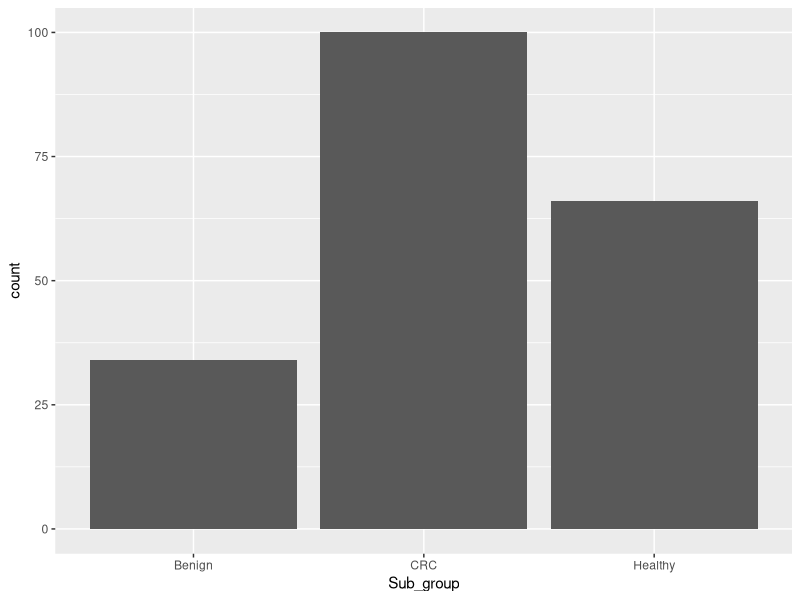
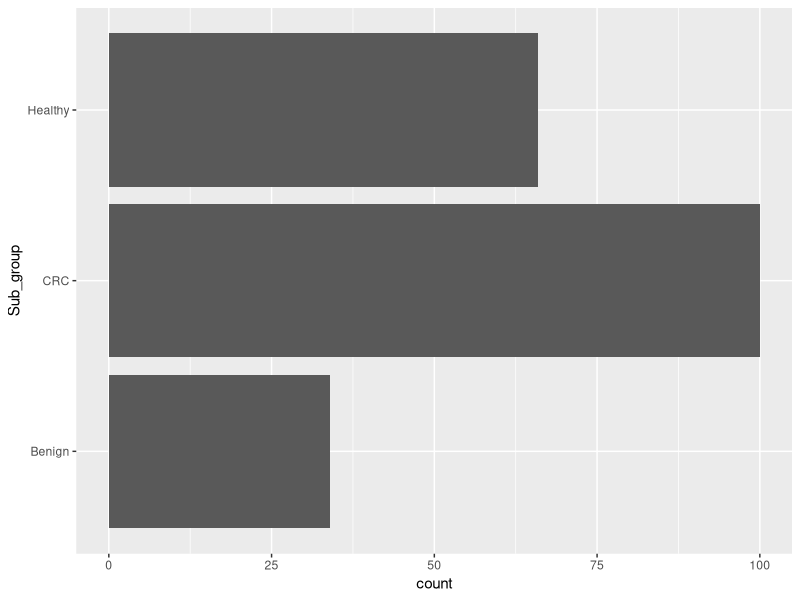
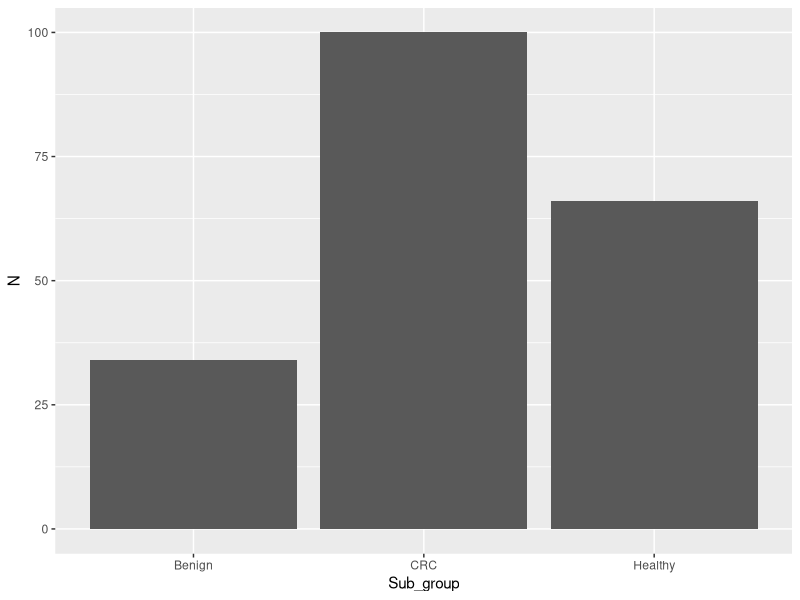
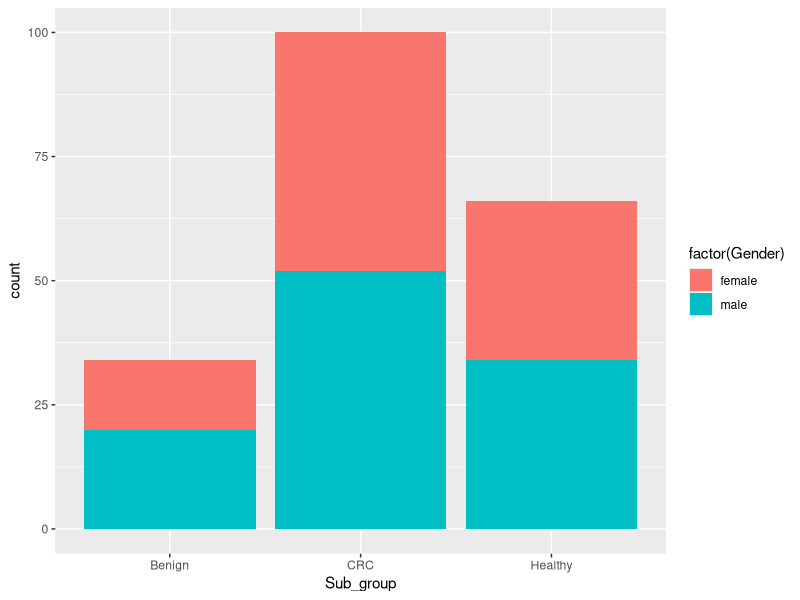
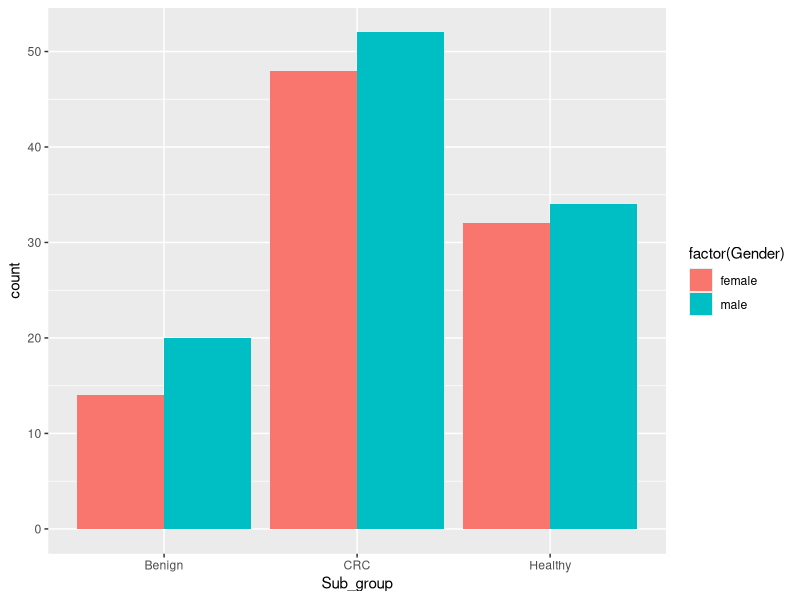
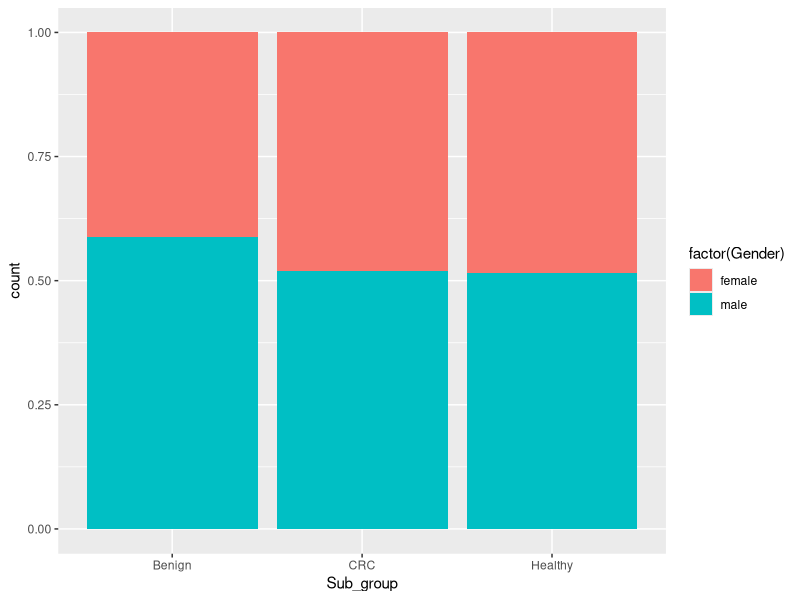
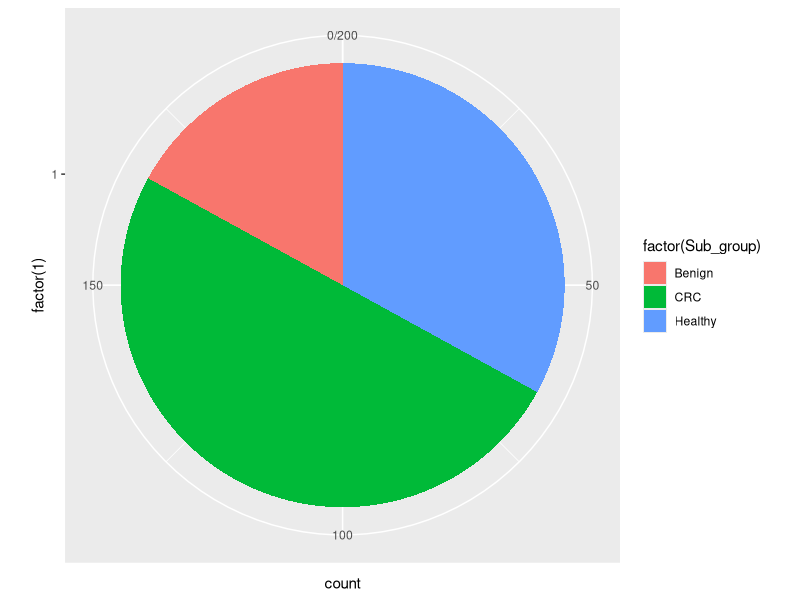
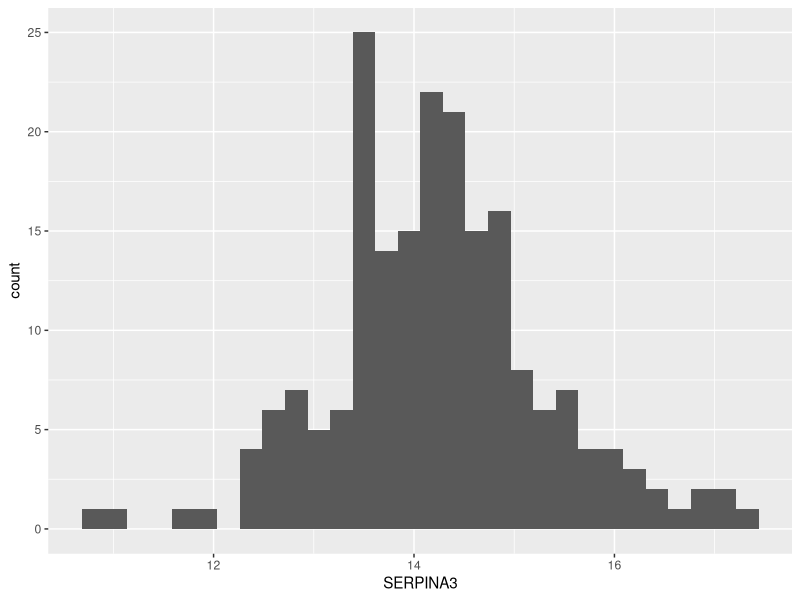

Write the R code that produced these figures, in order.
## ---- chunk 1
knitr::opts_chunk$set(echo = TRUE)
## ---- chunk 2
CRC <- read.csv("./data/CRC_train.csv")
str(CRC[,73:79])

# Inspect the possible values for the annotation columns
unique(CRC[, 'Cancer_stage'])
unique(CRC[, 'Tumour_location'])
unique(CRC[, 'Sub_group'])
## ---- chunk 3
library(ggplot2)
# Investigate the number of each sub_group
g1 <- ggplot(CRC, aes(Sub_group)) 
g1 + geom_bar()
# horizontal barplot
g1 + geom_bar() + 
  coord_flip()
## ---- chunk 4
library(dplyr)
# count the number of samples in each sub group
n_subgroup <- CRC %>% group_by(Sub_group) %>% summarise(N = n())
n_subgroup
ggplot(n_subgroup, aes(x=Sub_group, y=N)) + 
  geom_bar(stat="identity")
## ---- chunk 5
g2 <- ggplot(CRC, aes(Sub_group, fill=factor(Gender)))
# Stacked barplot puts overlapping bars on top of each other
g2 + geom_bar(position = "stack")
# place overlapping bars side-by-side
g2 + geom_bar(position = "dodge")
#displays proportions
g2 + geom_bar(position = "fill") 
## ---- chunk 6
ggplot(data = CRC) + 
  geom_bar(mapping = aes(x = factor(1), fill = factor(Sub_group))) + 
  coord_polar(theta = "y")
## ---- chunk 7
g3 <- ggplot(CRC, aes(SERPINA3))
g3 + geom_histogram()
## ---- chunk 8
g3 + geom_freqpoly()
## ---- chunk 9
g <- ggplot(CRC, aes(AFM))
g + geom_histogram()
g + geom_freqpoly()
## ---- chunk 10
g <- ggplot(CRC, aes(x = SERPINA3, y = TIMP1))
g + geom_point()
## ---- chunk 11
g + geom_point() + 
  geom_smooth()
## ---- chunk 12
smoothScatter(CRC$SERPINA3, CRC$TIMP1)
## ---- chunk 13
ggplot(CRC, aes(x = AFM, y = AHSG))+
  geom_point()+
  geom_smooth()
## ---- chunk 14
g + geom_text(aes(label = Sub_group))
## ---- chunk 15
g + geom_text(aes(label = Sub_group), check_overlap = TRUE)
## ---- chunk 16
g + geom_text(aes(label = Sub_group), check_overlap = TRUE) +
  geom_point()
## ---- chunk 17
g + geom_text(aes(label = Sub_group), nudge_y = 0.05, check_overlap = TRUE) +
  geom_point()
## ---- chunk 18
# create a ggplot data
ggplot(n_subgroup, aes(x=Sub_group, y=N)) +
  # draw the bar plot
  geom_bar(stat="identity") +
  # create the number text above the bar in white
  geom_text(aes(label=N), vjust=1.5, colour="white")
## ---- chunk 19
b <- ggplot(CRC, aes(Sub_group, SERPINA3)) 
b + geom_boxplot()
## ---- chunk 20
b + geom_boxplot() + geom_jitter() 
b + geom_jitter() + geom_boxplot()
b + geom_jitter(alpha = 0.5) + geom_boxplot()
## ---- chunk 21
b + geom_boxplot(aes(fill= factor(Gender)), position = "dodge")
## ---- chunk 22
b + geom_violin()
## ---- chunk 23
ggplot(CRC[1:100,],aes(Sample, SERPINA3, group = 1)) + 
  geom_point(size = 0.5) +
  geom_line() 
## ---- chunk 24
ggplot(CRC,aes(Sub_group, AFM)) + 
  geom_boxplot()

ggplot(CRC,aes(Sub_group, AFM, fill= factor(Gender))) + 
  geom_boxplot(position = "dodge")

ggplot(CRC,aes(Sub_group, AFM, fill= factor(Gender))) + 
geom_boxplot(position = "dodge") +
  coord_flip()

ggplot(CRC,aes(Sub_group, AFM, fill= factor(Gender))) + 
  geom_boxplot(position = "dodge")+
  geom_jitter()
